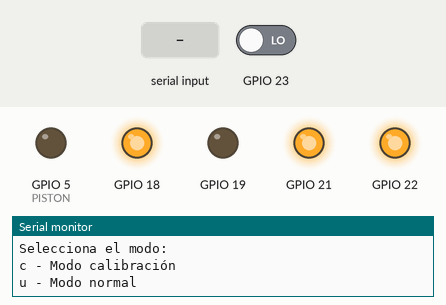
Simulated run of this program. Board: ESP32. On the bench: output pins drawn as LEDs (lit = HIGH), the last lines printed to the serial monitor. The test bench sets the inputs (shaded band); at power-on: GPIO 23 LOW. Nothing arrives over Bluetooth unless stated.

Above: at 1.8 s.
1.9 s: "r\n" received over the second serial link
At 9.4 s:
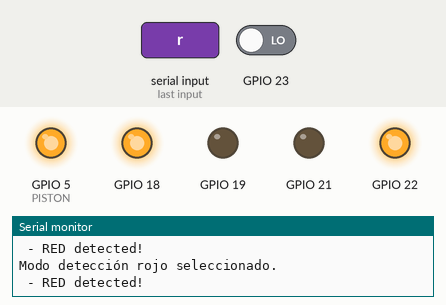
19.0 s: "g\n" received over the second serial link
At 24.8 s:
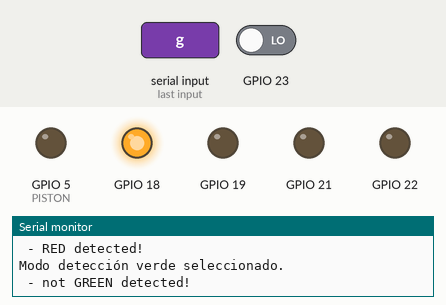
25.5 s: "r\n" received over Serial
At 32.3 s:
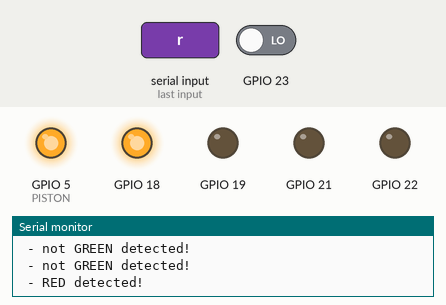
32.5 s: "v\n" received over Serial
At 38.4 s:
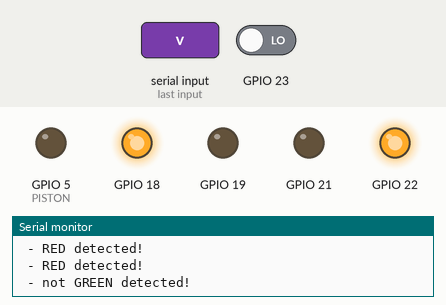
Timing chart, 0 to 40.5 s (numbered marks = the images above; inputs shaded):
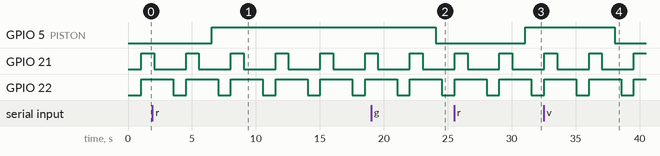

Measured:
- after the input at 1.9 s, GPIO 5 (PISTON): LOW → HIGH after 4.6 s
- after the input at 19.0 s, GPIO 5 (PISTON): HIGH → LOW after 5.0 s
- after the input at 25.5 s, GPIO 5 (PISTON): LOW → HIGH after 5.5 s
- after the input at 32.5 s, GPIO 5 (PISTON): HIGH → LOW after 5.5 s
- by itself, GPIO 21: alternates HIGH for 1.0 s and LOW for 2.5 s
- by itself, GPIO 22: alternates HIGH for 2.5 s and LOW for 1.0 s

The program:

main.cpp
```cpp
#include <Arduino.h>
#include <TCS320.h>
#include <BluetoothSerial.h>

// Oscar Alberto Valles Limas

// Definir los pines para el sensor
#define S0 18
#define S1 19
#define S2 21
#define S3 22
#define PISTON 5
#define SENSOR_OUT 23

// Crear una instancia del sensor de color
TCS320 colorSensor(S0, S1, S2, S3, SENSOR_OUT);

// Variables para almacenar los valores de los colores
int redColor = 0;
int greenColor = 0;
int blueColor = 0;

// Variables para calibración
int red, green, blue;

// Definir los modos
#define MODE_CALIBRATION  1
#define MODE_NORMAL       2
#define GREEN_DETECTION   3
#define BLUE_DETECTION    4
#define RED_DETECTION     5
int mode = MODE_NORMAL; // Comienza en modo normal

// Objeto Bluetooth
BluetoothSerial SerialBT;

// Declaraciones de funciones
void colordiferences();

void setup() {
  // Inicializar la comunicación serial
  Serial.begin(9600);
  // Iniciar Bluetooth con el nombre del dispositivo
  SerialBT.begin("ESP32_Hidraulica"); // Cambia el nombre si lo deseas
  Serial.println("Bluetooth iniciado, listo para emparejar");
  // Inicializar el sensor
  colorSensor.begin();
  pinMode(PISTON, OUTPUT);
  // Esperar una instrucción para elegir el modo
  Serial.println("Selecciona el modo:");
  Serial.println("c - Modo calibración");
  Serial.println("u - Modo normal");
}

void loop() {
  // Verificar si hay datos disponibles en el puerto serial
  if (Serial.available() > 0) {
    char input = Serial.read();
    // Cambiar de modo según la entrada del usuario
    switch (input) {
      case 'c':
        mode = MODE_CALIBRATION;
        Serial.println("Modo calibración seleccionado.");
        break;
      case 'u':
        mode = MODE_NORMAL;
        Serial.println("Modo normal seleccionado.");
        break;
      case 'v':
        mode = GREEN_DETECTION;
        break;
      case 'a':
        mode = BLUE_DETECTION;
        break;
      case 'r':
        mode = RED_DETECTION;
        break;
    }
  }

  // Verificar si hay datos disponibles en el Bluetooth
if (SerialBT.available() > 0) {
    String btInput = SerialBT.readStringUntil('\n'); // Leer el comando hasta el salto de línea
    if (btInput == "c") {
        mode = MODE_CALIBRATION;
        Serial.println("Modo calibración seleccionado.");
        SerialBT.println("Modo calibración seleccionado.");
    } else if (btInput == "u") {
        mode = MODE_NORMAL;
        Serial.println("Modo normal seleccionado.");
        SerialBT.println("Modo normal seleccionado.");
    } else if (btInput == "g") {
        mode = GREEN_DETECTION;
        Serial.println("Modo detección verde seleccionado.");
        SerialBT.println("Modo detección verde seleccionado.");
    } else if (btInput == "b") {
        mode = BLUE_DETECTION;
        Serial.println("Modo detección azul seleccionado.");
        SerialBT.println("Modo detección azul seleccionado.");
    } else if (btInput == "r") {
        mode = RED_DETECTION;
        Serial.println("Modo detección rojo seleccionado.");
        SerialBT.println("Modo detección rojo seleccionado.");
    } else {
        Serial.println("Comando desconocido.");
        SerialBT.println("Comando desconocido.");
    }
}


  // Modo calibración
  if (mode == MODE_CALIBRATION) {
    // Leer los colores
    colorSensor.readAll(red, green, blue);
    // Imprimir los valores de calibración
    Serial.print("R = ");
    Serial.print(red);
    Serial.print(" G = ");
    Serial.print(green);
    Serial.print(" B = ");
    Serial.println(blue);
    delay(500);  // Espera de medio segundo para nuevas lecturas
  }

  // Modo normal (uso del sensor)
  if (mode == MODE_NORMAL) {
    colordiferences();
    // Imprimir los valores de los colores
    Serial.print("R = ");
    Serial.print(redColor);
    Serial.print(" G = ");
    Serial.print(greenColor);
    Serial.print(" B = ");
    Serial.println(blueColor);

    // Detectar el color predominante
    if (redColor > greenColor && redColor > blueColor) {
      Serial.println(" - RED detected!");
    } else if (greenColor > redColor && greenColor > blueColor) {
      Serial.println(" - GREEN detected!");
    } else if (blueColor > redColor && blueColor > greenColor) {
      Serial.println(" - BLUE detected!");
    }
    delay(500);  // Espera de medio segundo para la siguiente lectura
  }

  // Modo detección de color específico
  if (mode == GREEN_DETECTION) {
    colordiferences();
    if (greenColor > redColor && greenColor > blueColor) {
      digitalWrite(PISTON, HIGH);
      Serial.println(" - GREEN detected!");
      delay(1000);
    } else {
      digitalWrite(PISTON, LOW);
      Serial.println(" - not GREEN detected!");
    }
    delay(500);
  }
  if (mode == BLUE_DETECTION) {
    colordiferences();
    if (blueColor > redColor && blueColor > greenColor) {
      digitalWrite(PISTON, HIGH);
      Serial.println(" - BLUE detected!");
      delay(1000);
    } else {
      digitalWrite(PISTON, LOW);
      Serial.println(" - not BLUE detected!");
    }
    delay(500);
  }
  if (mode == RED_DETECTION) {
    colordiferences();
    if (redColor > greenColor && redColor > blueColor) {
      digitalWrite(PISTON, HIGH);
      Serial.println(" - RED detected!");
    } else {
      digitalWrite(PISTON, LOW);
      Serial.println(" - not RED detected!");
    }
    delay(500);
  }
}

void colordiferences() {
  colorSensor.readAll(redColor, greenColor, blueColor);
  // Remapear los valores de frecuencia a valores RGB de 0 a 255
  redColor = map(redColor, 134, 148, 169, 0);
  greenColor = map(greenColor, 185, 230, 284, 0);
  blueColor = map(blueColor, 210, 285, 333, 0);
}
```
